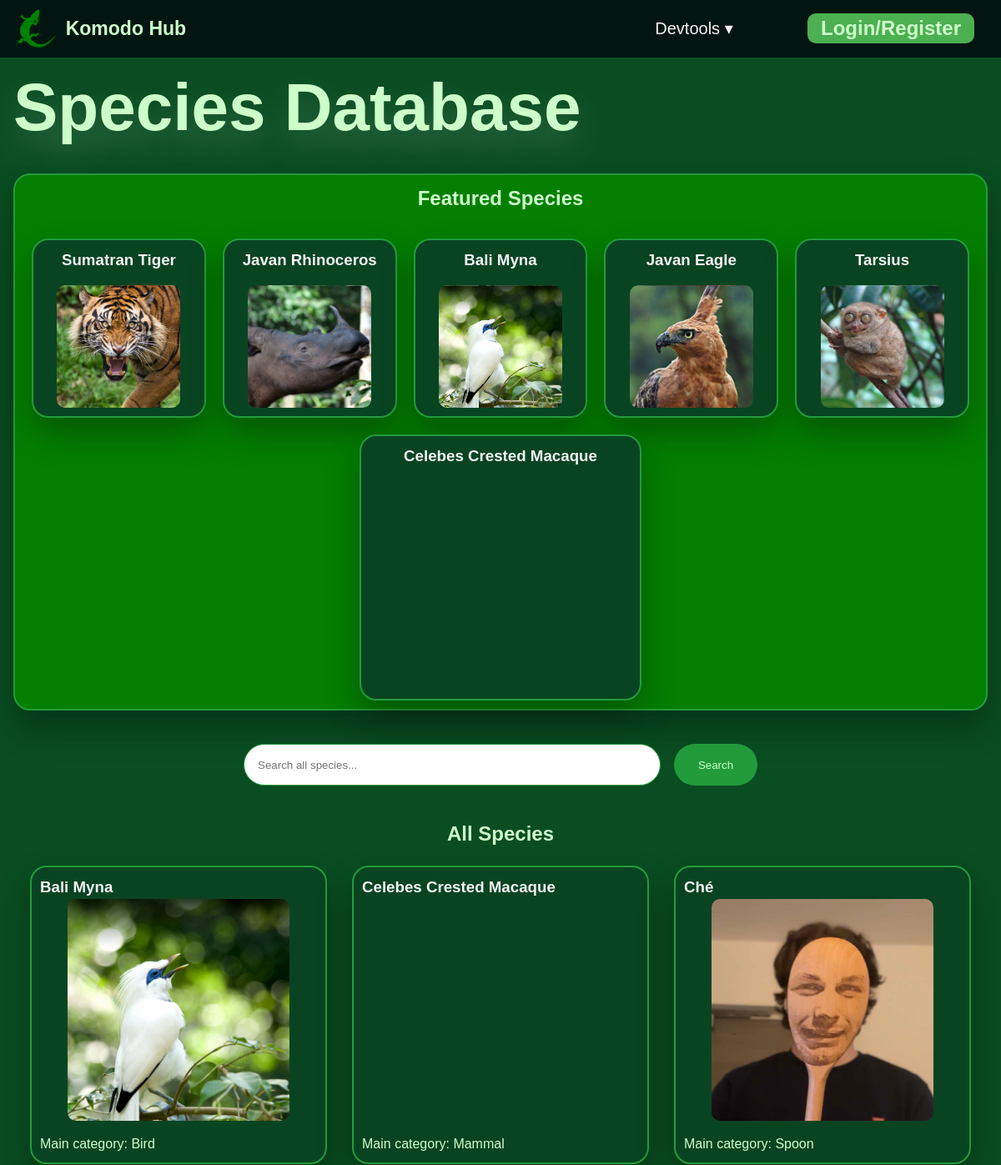
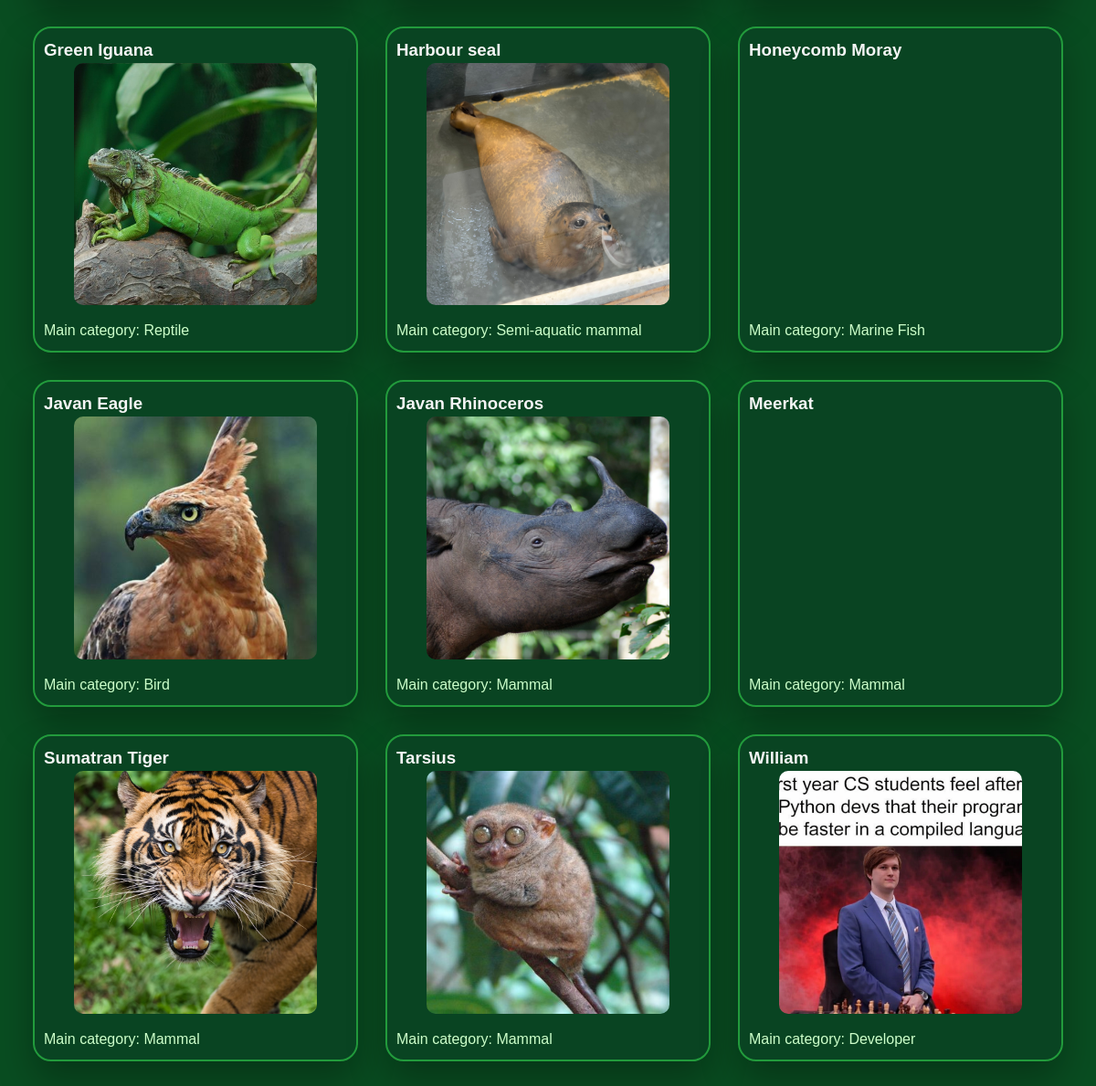
Screenshot of /species with the database file from the repository (2 pictures, top to bottom).
### tables this page shows
CREATE TABLE species (
  species_id INTEGER PRIMARY KEY AUTOINCREMENT,
  species_english TEXT,
  species_latin TEXT,
  body_text TEXT,
  created_at TIMESTAMP DEFAULT CURRENT_TIMESTAMP
, category TEXT, extinction_risk TEXT, "photoid" TEXT);

### routes/species/species.py (the view)
@page.route("")
def all_species():
    featured_species = featured_species_function('config.ini')
    species_list = get_all_species()
    species_list = sorted(species_list, key=lambda sp: sp['species_english'])
    for sp in species_list:
        print(sp['species_english'])
    return render_template(
        "species/species.jinja",
        species=species_list,
        featured_species=featured_species
        )

### database/db_commands.py (called while the page is built)
def get_all_species():
    with get_db() as conn:
        rows = conn.execute("SELECT * FROM species").fetchall()
        return [dict(row) for row in rows]

def get_species_by_name(species_english):
    with get_db() as conn:
        row = conn.execute(
            "SELECT * FROM species WHERE species_english = ?",
            (species_english,)
        ).fetchone()
        return dict(row) if row else None

### database/db_connection.py (called while the page is built)
@contextmanager
def get_db():
    conn = sqlite3.connect(DATABASE_PATH)
    conn.row_factory = sqlite3.Row
    try:
        yield conn
        conn.commit()
    finally:
        conn.close()

### utilities/featured_species.py (called while the page is built)
def featured_species_function(config_file):
    config = configparser.ConfigParser()
    config.read(config_file)
    featured_species_list = list(dict(config["featured_species"]).values())
    featured_species = []
    for species in featured_species_list:
        featured_species.append(get_species_by_name(species))
    return featured_species

### templates/species/species.jinja (shortened to what this page needs)
{% extends "base.jinja" %}
{% block content %}
{% from 'button.jinja' import button %}
{% from 'featured_species.jinja' import featured_species_section %}
{% from 'display_items.jinja' import display_all_items %}
{% from 'search_bar.jinja' import search_bar%}
<section class="title">
Species Database
</section>
{{featured_species_section(featured_species, False)}}
{{search_bar("/species/search")}}
<h2 style="text-align: center; margin-top: 30px;">All Species</h2>
{{display_all_items(species)}}
{% endblock %}

### templates/featured_species.jinja (shortened to what this page needs)
{% macro featured_species_section(featured_species, species_button)%}
<section id="featured-species" style="padding: 10px 20px; background-color: #047f02; text-align: center;"
    class="container-full-bright">
    <h2>Featured Species</h2>
    <div
        style="display: flex; flex-wrap: wrap; gap: 20px; margin-top: 30px; text-decoration: none; justify-content: space-evenly">
        {%for species in featured_species%}
        <a href="/species/{{ species['species_english'] }}" class="container-lite">
            <h3 class="plain-white-text">{{ species['species_english'] }}</h3>
            <div style="background-image: url('images/species_database/{{ species['photoid'] }}.jpg');" class="div-image">
            </div>
        </a>
        {%endfor%}
    </div>
</section>
{% endmacro %}

### templates/display_items.jinja
{% macro display_all_items(items)%}
<section class="species-grid">
    {% for item in items %}
    <a href="/species/{{ item['species_english'] }}" class="container-lite">
        <h3 class="plain-white-text">{{ item['species_english'] }}</h3>
        <div
        style="background-image: url('{{ url_for('static', filename='images/species_database/' ~ item['photoid'] ~ '.jpg') }}');" class="div-image">
        </div>
        <p style="color: var(--text)">
        Main category: {{ item['category'] }}
        </p>
    </a>
    {% endfor %}
</section>
{% endmacro %}

### static/styles.css (style rules this page uses)
:root { --text: #cdffca; --background: #094d21; --primary: #229b3c; --primary_darker: #118919; --secondary: #ffffff; --accent: #505e86; --transparent: #01030cbf; --green: #5eff5e; --green2: var(--background); --green3: #094422; --red: #ff5e5e; --navbar-height: 6.854%; }
html { scroll-behavior: smooth; scroll-padding-top: 80px; }
body { font-family: "Arial"; font-size: 16px; line-height: 1.5; margin: 0; padding: 0; color: var(--text); background-color: var(--background); margin-bottom: 2rem; }
.title { font-size: 80; font-weight: bold; font-family: 'Lucida Sans', 'Lucida Sans Regular', 'Lucida Grande', 'Lucida Sans Unicode', Geneva, Verdana, sans-serif; text-shadow: 0 20px 40px rgba(255, 255, 255, 0.2), 0 80px 200px rgba(255, 255, 255, 0.15); }
a { color: var(--primary); }
h1, h2, h3, h4, h5, h6 { font-family: "Arial"; font-weight: 700; margin: 0; padding: 0; word-break: break-word; }
.container-lite { max-width: 600px; max-height: 100%; overflow: hidden; background: var(--green3); padding: 10px; border-radius: 20px; border: 2px solid var(--primary); box-shadow: 0 20px 40px rgba(0, 0, 0, 0.3); box-sizing: border-box; text-decoration: none; }
#featured-species .container-lite { flex: 1; min-width: 200px; max-width: 30%; max-height: 100%; }
#featured-species h3 { margin-bottom: 1rem; }
.container-lite .div-image { background-size: cover; background-position: center; max-width: 80%; max-height: 80%; aspect-ratio: 1/1; object-fit: cover; display: block; margin: 0 auto; border-radius: 10px; }
.container-lite p { margin-bottom: 0; }
.container-full-bright { width: var(--custom-width, 100%); max-height: fit-content; background: var(--primary); padding: 40px; border-radius: 20px; border: 2px solid var(--primary); box-shadow: 0 20px 40px rgba(0, 0, 0, 0.3); box-sizing: border-box; margin: 1.618% auto 0 auto; }
.plain-white-text { text-decoration: none; color: whitesmoke; }
.species-grid { display: grid; grid-template-columns: repeat(auto-fill, minmax(260px, 1fr)); gap: 30px; width: 100%; margin: 20px auto; padding: 0 20px; box-sizing: border-box; }

### rows the page displays
species: species_english "Sumatran Tiger", photoid (picture), category "Mammal"
species: species_english "Javan Rhinoceros", photoid (picture), category "Mammal"
species: species_english "Bali Myna", photoid (picture), category "Bird"
species: species_english "Javan Eagle", photoid (picture), category "Bird"
species: species_english "Tarsius", photoid (picture), category "Mammal"
species: species_english "Celebes Crested Macaque", category "Mammal"
species: species_english "Ché", shows a picture, category "Spoon"
species: species_english "Green Iguana", photoid (picture), category "Reptile"
species: species_english "Harbour seal", photoid (picture), category "Semi-aquatic mammal"
species: species_english "Honeycomb Moray", category "Marine Fish"
species: species_english "Meerkat", category "Mammal"
species: species_english "William", photoid (picture), category "Developer"

### other values shown
{{ button_text }} "Login/Register"
